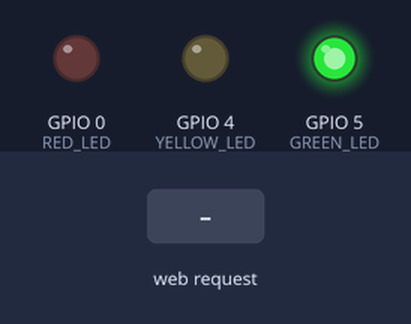
The sketch below on a simulated ESP8266 (NodeMCU). Parts: output pins drawn as LEDs (lit = HIGH). The inputs (shaded band) are chosen by the test bench. WiFi joins after 1.5 s; servers stay silent unless stated; what the sketch prints to the serial monitor is not drawn.

Above: at 3.2 s.
3.3 s: HTTP request GET /update received
At 6.2 s:
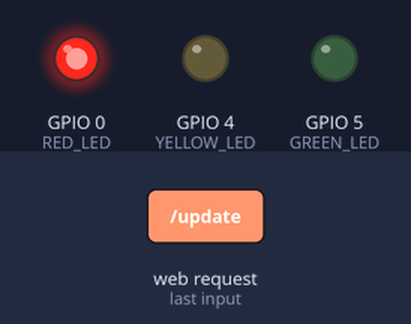
6.3 s: HTTP request GET /update?vehicles=120 received
9.3 s: HTTP request GET /update?ambulance=1 received
At 14.6 s:
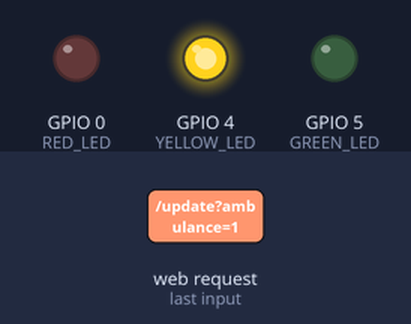
Timing chart, 0 to 20.5 s (numbered marks = the images above; inputs shaded):
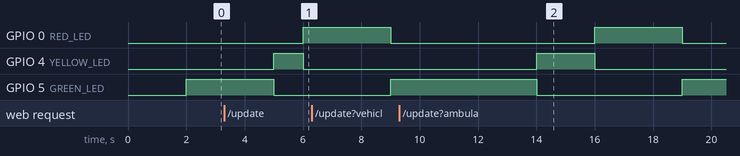

The sketch:

esp8266_arduino_code.ino
```cpp
#include <ESP8266WiFi.h>
#include <ESPAsyncTCP.h>
#include <ESPAsyncWebServer.h>

// WiFi credentials
const char* ssid = "";
const char* password = "";

// LED pin definitions
const int GREEN_LED = 5;   // D1 - GPIO5
const int YELLOW_LED = 4;  // D2 - GPIO4
const int RED_LED = 0;     // D3 - GPIO0

// Traffic state variables
int vehicleCount = 0;
bool ambulanceDetected = false;

// Async web server on port 80
AsyncWebServer server(80);

// Utility function to control LEDs
void setTrafficLights(bool green, bool yellow, bool red) {
  digitalWrite(GREEN_LED, green ? HIGH : LOW);
  digitalWrite(YELLOW_LED, yellow ? HIGH : LOW);
  digitalWrite(RED_LED, red ? HIGH : LOW);
}

// Initialize everything
void setup() {
  Serial.begin(115200);

  // LED pin setup
  pinMode(GREEN_LED, OUTPUT);
  pinMode(YELLOW_LED, OUTPUT);
  pinMode(RED_LED, OUTPUT);
  setTrafficLights(false, false, false);

  // WiFi connection
  WiFi.begin(ssid, password);
  while (WiFi.status() != WL_CONNECTED) {
    Serial.println("Connecting to WiFi...");
    delay(1000);
  }
  Serial.println("WiFi connected. IP: " + WiFi.localIP().toString());

  // HTTP GET endpoint to update data
  server.on("/update", HTTP_GET, [](AsyncWebServerRequest *request) {
    if (request->hasParam("vehicles")) {
      vehicleCount = request->getParam("vehicles")->value().toInt();
    }
    if (request->hasParam("ambulance")) {
      ambulanceDetected = request->getParam("ambulance")->value() == "1";
    }
    Serial.printf("Update → Vehicles: %d | Ambulance: %s\n", vehicleCount, ambulanceDetected ? "YES" : "NO");
    request->send(200, "text/plain", "Update received");
  });

  server.begin();
}

// Traffic light logic loop
void loop() {
  if (ambulanceDetected) {
    // Priority green for ambulance
    Serial.println("Ambulance detected — giving priority green");
    setTrafficLights(true, false, false);
    delay(max(vehicleCount * 1000, 7000));  // At least 7 seconds or 1s per vehicle
    ambulanceDetected = false;
  } else if (vehicleCount > 5) {
    // Heavy traffic cycle
    Serial.println("Heavy traffic — executing extended cycle");
    setTrafficLights(true, false, false);
    delay(5000);
    setTrafficLights(false, true, false);
    delay(2000);
    setTrafficLights(false, false, true);
    delay(3000);
  } else {
    // Light traffic cycle
    Serial.println("Light traffic — running normal cycle");
    setTrafficLights(true, false, false);
    delay(3000);
    setTrafficLights(false, true, false);
    delay(1000);
    setTrafficLights(false, false, true);
    delay(3000);
  }
}
```
